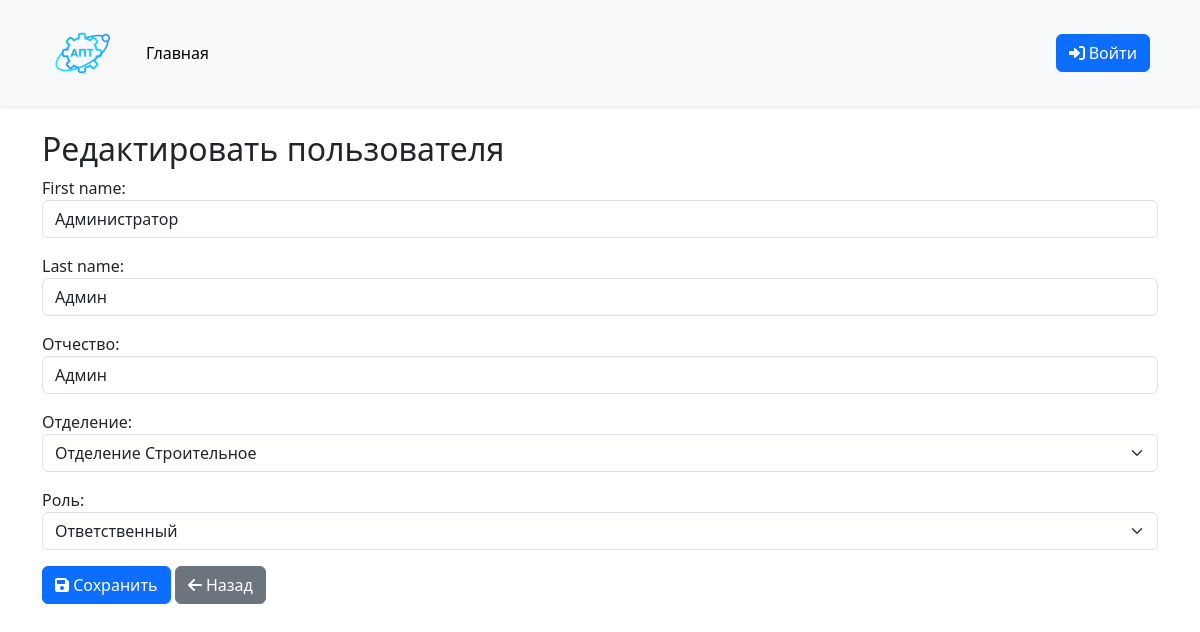
/users/edit-user/1/, run on the app's committed database.
### app/models.py (models this page shows, shortened)
class CustomUser(AbstractUser):  # custom user for Users
    gen = (('m', 'Мужской'),('j', 'Женский'))
    patronymic = models.CharField('Отчество',max_length=250,)
    gender = models.CharField('Пол', choices=gen, max_length=3, null=True)
    birthday_date = models.DateField('Дата рождения', null=True,)
    role  = models.ForeignKey(RoleModel, on_delete=models.CASCADE, null=True, verbose_name='Роль')
    depart = models.ForeignKey(DepartmentModel, on_delete=models.CASCADE, null=True, verbose_name='Отделение')
    date_end = models.DateField('Дата завершения зачисления',null=True,)
    signature = models.ImageField('Подпись пользователя',null=True, upload_to='signatures/')
    post = models.ForeignKey(PostModel, verbose_name="Должность", on_delete=models.CASCADE, null=True)
    class Meta:
        verbose_name = 'Пользователь'
        verbose_name_plural = 'Пользователи'

### app/views.py (the view)
# urls.py: path('users/edit-user/<int:user_id>/', AdminView.edit_user, name='admin-edit-user'),
    def edit_user(req, user_id):
        user = get_object_or_404(CustomUser, id=user_id)
        if req.method == 'POST':
            form = CustomUserForm(req.POST, instance=user)
            if form.is_valid():
                form.save()
                return redirect('user-list')  # Перенаправляем на список пользователей
        else:
            form = CustomUserForm(instance=user)
        return render(req, 'user/edit_user.html', {'form': form, 'user': user})

### app/forms.py
class CustomUserForm(forms.ModelForm):
    class Meta:
        model = CustomUser
        fields = ['first_name', 'last_name', 'patronymic', 'depart', 'role']  # Поля для редактирования
        widgets = {
            'first_name': forms.TextInput(attrs={'class': 'form-control'}),
            'last_name': forms.TextInput(attrs={'class': 'form-control'}),
            'patronymic': forms.TextInput(attrs={'class': 'form-control'}),
            'depart': forms.Select(attrs={'class': 'form-select'}),
            'role': forms.Select(attrs={'class': 'form-select'}),
        }

### app/models.py (called while the page is built)
    def __str__(self):
        return f'Отделение {self.name_dep}'

    def __str__(self):
        return f'{self.name}'

### app/templates/user/edit_user.html (shortened to what this page needs)
{% extends '../base.html' %}
{% load static %}
{% block content %}
<div class="container mt-3">
    <h2>Редактировать пользователя</h2>
    <form method="post">
        {{ form.as_p }}
        <button type="submit" class="btn btn-primary">
            <i class="fa-solid fa-save"></i>
            Сохранить
        </button>
        <a href="{% url 'user-list' %}" class="btn btn-secondary">
            <i class="fa-solid fa-arrow-left"></i>
            Назад
        </a>
    </form>
</div>
{% endblock content %}

### data on the page
CustomUser: first_name "Администратор", last_name "Админ", patronymic "Админ", depart "Отделение Строительное", role "Ответственный"
